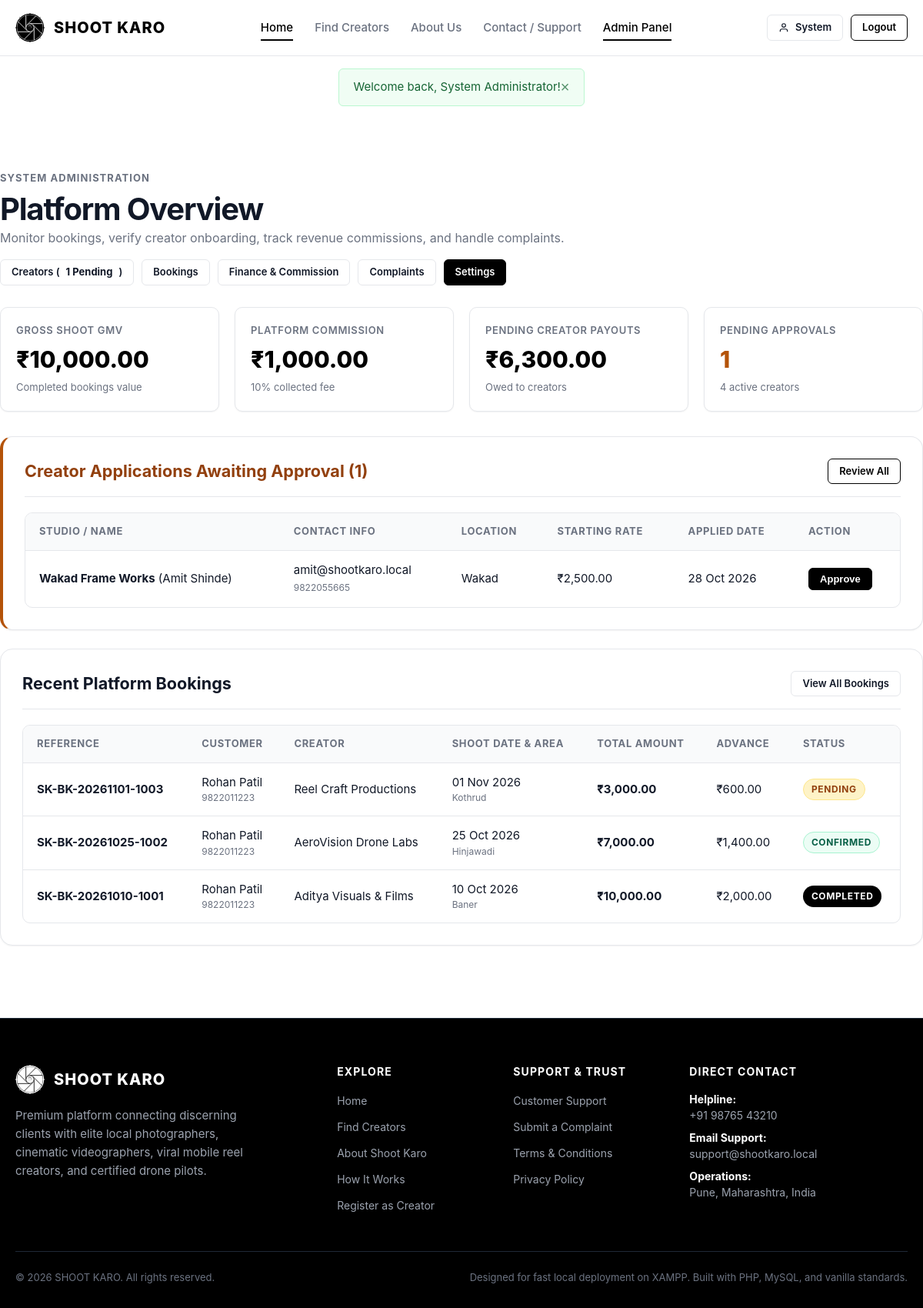
/admin/index.php (signed in), run on the app's committed database.
### tables this page shows
CREATE TABLE `creator_profiles` (
  `id` INT UNSIGNED AUTO_INCREMENT PRIMARY KEY,
  `user_id` INT UNSIGNED NOT NULL UNIQUE,
  `studio_name` VARCHAR(150) DEFAULT NULL,
  `city_id` INT UNSIGNED DEFAULT NULL,
  `area_id` INT UNSIGNED DEFAULT NULL,
  `bio` TEXT DEFAULT NULL,
  `profile_image` VARCHAR(255) DEFAULT NULL,
  `starting_price` DECIMAL(10,2) NOT NULL DEFAULT 3000.00,
  `experience_years` INT UNSIGNED DEFAULT 1,
  `portfolio_url` VARCHAR(255) DEFAULT NULL,
  `instagram_url` VARCHAR(255) DEFAULT NULL,
  `youtube_url` VARCHAR(255) DEFAULT NULL,
  `is_approved` TINYINT(1) NOT NULL DEFAULT 0,
  `is_available` TINYINT(1) NOT NULL DEFAULT 1,
  `created_at` TIMESTAMP DEFAULT CURRENT_TIMESTAMP,
  `updated_at` TIMESTAMP DEFAULT CURRENT_TIMESTAMP ON UPDATE CURRENT_TIMESTAMP,
  FOREIGN KEY (`user_id`) REFERENCES `users`(`id`) ON DELETE CASCADE,
  FOREIGN KEY (`city_id`) REFERENCES `cities`(`id`) ON DELETE SET NULL,
  FOREIGN KEY (`area_id`) REFERENCES `areas`(`id`) ON DELETE SET NULL,
  INDEX `idx_creator_approved` (`is_approved`),
  INDEX `idx_creator_available` (`is_available`),
  INDEX `idx_creator_price` (`starting_price`)
);

CREATE TABLE `users` (
  `id` INT UNSIGNED AUTO_INCREMENT PRIMARY KEY,
  `role` ENUM('customer', 'creator', 'admin') NOT NULL DEFAULT 'customer',
  `name` VARCHAR(120) NOT NULL,
  `email` VARCHAR(150) NOT NULL UNIQUE,
  `phone` VARCHAR(25) NOT NULL,
  `password_hash` VARCHAR(255) NOT NULL,
  `status` ENUM('active', 'pending', 'suspended') NOT NULL DEFAULT 'active',
  `created_at` TIMESTAMP DEFAULT CURRENT_TIMESTAMP,
  `updated_at` TIMESTAMP DEFAULT CURRENT_TIMESTAMP ON UPDATE CURRENT_TIMESTAMP,
  INDEX `idx_users_role` (`role`),
  INDEX `idx_users_status` (`status`)
);

CREATE TABLE `areas` (
  `id` INT UNSIGNED AUTO_INCREMENT PRIMARY KEY,
  `city_id` INT UNSIGNED NOT NULL,
  `name` VARCHAR(100) NOT NULL,
  `postal_code` VARCHAR(20) DEFAULT NULL,
  `is_active` TINYINT(1) NOT NULL DEFAULT 1,
  `created_at` TIMESTAMP DEFAULT CURRENT_TIMESTAMP,
  FOREIGN KEY (`city_id`) REFERENCES `cities`(`id`) ON DELETE CASCADE,
  INDEX `idx_areas_city` (`city_id`)
);

CREATE TABLE `bookings` (
  `id` INT UNSIGNED AUTO_INCREMENT PRIMARY KEY,
  `booking_reference` VARCHAR(40) NOT NULL UNIQUE,
  `customer_id` INT UNSIGNED NOT NULL,
  `creator_id` INT UNSIGNED NOT NULL,
  `city_id` INT UNSIGNED NOT NULL,
  `area_id` INT UNSIGNED NOT NULL,
  `customer_name` VARCHAR(120) NOT NULL,
  `customer_email` VARCHAR(150) NOT NULL,
  `customer_phone` VARCHAR(25) NOT NULL,
  `shoot_venue` VARCHAR(255) NOT NULL,
  `shoot_date` DATE NOT NULL,
  `shoot_time` TIME NOT NULL,
  `occasion` VARCHAR(100) NOT NULL,
  `duration_hours` INT UNSIGNED NOT NULL DEFAULT 2,
  `deliverable_type` ENUM('photos', 'video', 'both') NOT NULL DEFAULT 'both',
  `photo_count_estimate` VARCHAR(50) DEFAULT '50-100 Photos',
  `video_duration_estimate` VARCHAR(50) DEFAULT '1-3 Minutes Highlights',
  `editing_requirements` TEXT DEFAULT NULL,
  `special_instructions` TEXT DEFAULT NULL,
  `starting_price` DECIMAL(10,2) NOT NULL DEFAULT 0.00,
  `equipment_charges` DECIMAL(10,2) NOT NULL DEFAULT 0.00,
  `duration_charges` DECIMAL(10,2) NOT NULL DEFAULT 0.00,
  `total_amount` DECIMAL(10,2) NOT NULL DEFAULT 0.00,
  `advance_percentage` DECIMAL(5,2) NOT NULL DEFAULT 20.00,
  `advance_amount` DECIMAL(10,2) NOT NULL DEFAULT 0.00,
  `balance_amount` DECIMAL(10,2) NOT NULL DEFAULT 0.00,
  `status` ENUM('pending', 'accepted', 'rejected', 'confirmed', 'in_progress', 'completed', 'cancelled') NOT NULL DEFAULT 'pending',
  `payment_status` ENUM('pending', 'advance_paid', 'fully_paid', 'refunded') NOT NULL DEFAULT 'pending',
  `cancellation_reason` VARCHAR(255) DEFAULT NULL,
  `created_at` TIMESTAMP DEFAULT CURRENT_TIMESTAMP,
  `updated_at` TIMESTAMP DEFAULT CURRENT_TIMESTAMP ON UPDATE CURRENT_TIMESTAMP,
  FOREIGN KEY (`customer_id`) REFERENCES `users`(`id`),
  FOREIGN KEY (`creator_id`) REFERENCES `creator_profiles`(`id`),
  FOREIGN KEY (`city_id`) REFERENCES `cities`(`id`),
  FOREIGN KEY (`area_id`) REFERENCES `areas`(`id`),
  INDEX `idx_booking_status` (`status`),
  INDEX `idx_booking_date` (`shoot_date`),
  INDEX `idx_booking_ref` (`booking_reference`)
);

### config/app.php (called while the page is built, shortened)
<?php
function url(string $path = ''): string {
    return BASE_URL . ltrim($path, '/');
}

### admin/index.php (the view, shortened to what this page needs)
<?php
require_once dirname(__DIR__) . '/config/app.php';
require_once INCLUDES_PATH . '/functions.php';
$pdo = get_db_connection();
$totalCreators = (int) $pdo->query("SELECT COUNT(*) FROM creator_profiles cp JOIN users u ON cp.user_id = u.id WHERE cp.is_approved = 1 AND u.status = 'active'")->fetchColumn();
$pendingCreators = (int) $pdo->query("SELECT COUNT(*) FROM creator_profiles WHERE is_approved = 0")->fetchColumn();
$openComplaints = (int) $pdo->query("SELECT COUNT(*) FROM complaints WHERE status = 'open'")->fetchColumn();
$grossGmv = (float) $pdo->query("SELECT SUM(total_amount) FROM bookings WHERE status = 'completed'")->fetchColumn();
$platformCommissionEarned = (float) $pdo->query("SELECT SUM(platform_commission_amount) FROM creator_payouts WHERE payout_status = 'paid'")->fetchColumn();
$pendingPayouts = (float) $pdo->query("SELECT SUM(creator_net_amount) FROM creator_payouts WHERE payout_status = 'pending'")->fetchColumn();
$recentBookings = $pdo->query("
    SELECT
        b.*,
        cp.studio_name,
        u_cr.name as creator_name,
        c.name as city_name,
        a.name as area_name
    FROM bookings b
    JOIN creator_profiles cp ON b.creator_id = cp.id
    JOIN users u_cr ON cp.user_id = u_cr.id
    LEFT JOIN cities c ON b.city_id = c.id
    LEFT JOIN areas a ON b.area_id = a.id
    ORDER BY b.created_at DESC
    LIMIT 6
")->fetchAll();
$pendingCreatorList = $pdo->query("
    SELECT cp.*, u.name as user_name, u.email, u.phone, c.name as city_name, a.name as area_name
    FROM creator_profiles cp
    JOIN users u ON cp.user_id = u.id
    LEFT JOIN cities c ON cp.city_id = c.id
    LEFT JOIN areas a ON cp.area_id = a.id
    WHERE cp.is_approved = 0
    ORDER BY cp.created_at DESC
")->fetchAll();
require_once INCLUDES_PATH . '/header.php';
?>
<div class="container section">
  <div style="display: flex; justify-content: space-between; align-items: flex-end; margin-bottom: 28px; flex-wrap: wrap; gap: 16px;">
    <div>
      <div class="section-subtitle">System Administration</div>
      <h1>Platform Overview</h1>
      <p>Monitor bookings, verify creator onboarding, track revenue commissions, and handle complaints.</p>
    </div>
    <div style="display: flex; gap: 10px; flex-wrap: wrap;">
      <a href="<?php echo url('admin/creators.php'); ?>" class="btn btn-secondary btn-sm">
        Creators (<?php echo $pendingCreators > 0 ? "<strong>{$pendingCreators} Pending</strong>" : $totalCreators; ?>)
      </a>
      <a href="<?php echo url('admin/bookings.php'); ?>" class="btn btn-secondary btn-sm">Bookings</a>
      <a href="<?php echo url('admin/payments.php'); ?>" class="btn btn-secondary btn-sm">Finance &amp; Commission</a>
      <a href="<?php echo url('admin/complaints.php'); ?>" class="btn btn-secondary btn-sm">
        Complaints <?php if ($openComplaints > 0): ?><span class="badge badge-danger" style="margin-left: 4px;"><?php echo $openComplaints; ?></span><?php endif; ?>
      </a>
      <a href="<?php echo url('admin/settings.php'); ?>" class="btn btn-primary btn-sm">Settings</a>
    </div>
  </div>
  <div class="metric-grid">
    <div class="metric-card">
      <div class="metric-label">Gross Shoot GMV</div>
      <div class="metric-value"><?php echo format_inr($grossGmv); ?></div>
      <div class="metric-sub">Completed bookings value</div>
    </div>
    <div class="metric-card">
      <div class="metric-label">Platform Commission</div>
      <div class="metric-value"><?php echo format_inr($platformCommissionEarned); ?></div>
      <div class="metric-sub"><?php echo PLATFORM_COMMISSION_PERCENT; ?>% collected fee</div>
    </div>
    <div class="metric-card">
      <div class="metric-label">Pending Creator Payouts</div>
      <div class="metric-value"><?php echo format_inr($pendingPayouts); ?></div>
      <div class="metric-sub">Owed to creators</div>
    </div>
    <div class="metric-card">
      <div class="metric-label">Pending Approvals</div>
      <div class="metric-value" style="<?php echo $pendingCreators > 0 ? 'color: #b45309;' : ''; ?>">
        <?php echo $pendingCreators; ?>
      </div>
      <div class="metric-sub"><?php echo $totalCreators; ?> active creators</div>
    </div>
  </div>
  <?php if (!empty($pendingCreatorList)): ?>
    <div class="card" style="border-left: 4px solid #b45309;">
      <div class="card-header">
        <h3 style="margin: 0; color: #92400e;">Creator Applications Awaiting Approval (<?php echo count($pendingCreatorList); ?>)</h3>
        <a href="<?php echo url('admin/creators.php'); ?>" class="btn btn-sm btn-outline">Review All</a>
      </div>
      <div class="table-responsive">
        <table class="table">
          <thead>
            <tr>
              <th>Studio / Name</th>
              <th>Contact Info</th>
              <th>Location</th>
              <th>Starting Rate</th>
              <th>Applied Date</th>
              <th>Action</th>
            </tr>
          </thead>
          <tbody>
            <?php foreach ($pendingCreatorList as $p): ?>
              <tr>
                <td><strong><?php echo e($p['studio_name']); ?></strong> (<?php echo e($p['user_name']); ?>)</td>
                <td><?php echo e($p['email']); ?><br><span style="font-size: 0.75rem; color: var(--text-muted);"><?php echo e($p['phone']); ?></span></td>
                <td><?php echo e($p['area_name'] ?? 'Pune'); ?></td>
                <td><?php echo format_inr($p['starting_price']); ?></td>
                <td><?php echo format_date($p['created_at']); ?></td>
                <td>
                  <form action="<?php echo url('actions/admin-action.php?action=approve_creator'); ?>" method="POST" style="display: inline-block;">
                    <button type="submit" class="btn btn-primary btn-sm">Approve</button>
                  </form>
                </td>
              </tr>
            <?php endforeach; ?>
          </tbody>
        </table>
      </div>
    </div>
  <?php endif; ?>
  <div class="card">
    <div class="card-header">
      <h3 style="margin: 0;">Recent Platform Bookings</h3>
      <a href="<?php echo url('admin/bookings.php'); ?>" class="btn btn-secondary btn-sm">View All Bookings</a>
    </div>
    <div class="table-responsive">
      <table class="table">
        <thead>
          <tr>
            <th>Reference</th>
            <th>Customer</th>
            <th>Creator</th>
            <th>Shoot Date &amp; Area</th>
            <th>Total Amount</th>
            <th>Advance</th>
            <th>Status</th>
          </tr>
        </thead>
        <tbody>
          <?php foreach ($recentBookings as $rb): ?>
            <tr>
              <td><strong><?php echo e($rb['booking_reference']); ?></strong></td>
              <td>
                <?php echo e($rb['customer_name']); ?>
                <div style="font-size: 0.75rem; color: var(--text-muted);"><?php echo e($rb['customer_phone']); ?></div>
              </td>
              <td><?php echo e($rb['studio_name'] ?: $rb['creator_name']); ?></td>
              <td>
                <?php echo format_date($rb['shoot_date']); ?>
                <div style="font-size: 0.75rem; color: var(--text-muted);"><?php echo e($rb['area_name']); ?></div>
              </td>
              <td><strong><?php echo format_inr($rb['total_amount']); ?></strong></td>
              <td><?php echo format_inr($rb['advance_amount']); ?></td>
              <td><?php echo get_status_badge($rb['status']); ?></td>
            </tr>
          <?php endforeach; ?>
        </tbody>
      </table>
    </div>
  </div>
</div>
<?php require_once INCLUDES_PATH . '/footer.php'; ?>

### includes/functions.php (shortened to what this page needs)
<?php
function e(?string $value): string {
    return htmlspecialchars((string) $value, ENT_QUOTES, 'UTF-8');
}
function format_inr(float $amount): string {
    return '₹' . number_format($amount, 2);
}
function format_date(?string $datetime, string $format = 'd M Y'): string {
    $timestamp = strtotime($datetime);
    return $timestamp ? date($format, $timestamp) : 'N/A';
}
function get_flash(): array {
    $messages = $_SESSION['flash_messages'] ?? [];
    return $messages;
}
function render_flash(): string {
    $messages = get_flash();
    $html = '<div class="flash-messages-container">';
    foreach ($messages as $msg) {
        $type = e($msg['type']);
        $text = e($msg['message']);
        $html .= "<div class=\"alert alert-{$type}\" role=\"alert\">";
        $html .= "<span>{$text}</span>";
        $html .= "<button type=\"button\" class=\"alert-close\" onclick=\"this.parentElement.remove()\" aria-label=\"Close\">&times;</button>";
        $html .= "</div>";
    }
    $html .= '</div>';
    return $html;
}
function get_status_badge(string $status): string {
    $map = [
        'pending'     => 'badge-pending',
        'accepted'    => 'badge-info',
        'rejected'    => 'badge-danger',
        'confirmed'   => 'badge-success',
        'in_progress' => 'badge-primary',
        'completed'   => 'badge-completed',
        'cancelled'   => 'badge-danger',
        'active'      => 'badge-success',
        'suspended'   => 'badge-danger',
        'paid'        => 'badge-success',
        'advance_paid'=> 'badge-info',
        'fully_paid'  => 'badge-success',
        'open'        => 'badge-pending',
        'resolved'    => 'badge-success',
    ];
    $cls = $map[strtolower($status)] ?? 'badge-secondary';
    $label = ucwords(str_replace('_', ' ', $status));
    return "<span class=\"badge {$cls}\">{$label}</span>";
}

### data on the page
creator_profiles: studio_name "Wakad Frame Works", user.name "Amit Shinde", user.email "amit@shootkaro.local", user.phone "9822055665", area.name "Wakad", starting_price "₹2,500.00", created_at "28 Oct 2026"
bookings: booking_reference "SK-BK-20261101-1003", customer_name "Rohan Patil", customer_phone "9822011223", creator.studio_name "Reel Craft Productions", shoot_date "01 Nov 2026", area.name "Kothrud", total_amount "₹3,000.00", advance_amount "₹600.00", status "PENDING"
bookings: booking_reference "SK-BK-20261025-1002", customer_name "Rohan Patil", customer_phone "9822011223", creator.studio_name "AeroVision Drone Labs", shoot_date "25 Oct 2026", area.name "Hinjawadi", total_amount "₹7,000.00", advance_amount "₹1,400.00", status "CONFIRMED"
bookings: booking_reference "SK-BK-20261010-1001", customer_name "Rohan Patil", customer_phone "9822011223", creator.studio_name "Aditya Visuals & Films", shoot_date "10 Oct 2026", area.name "Baner", total_amount "₹10,000.00", advance_amount "₹2,000.00", status "COMPLETED"

### other printed values
APP_NAME "SHOOT KARO"
explode(' ', $user['name'])[0] "System"
$text "Welcome back, System Administrator!"
$pendingCreators "1"
format_inr($grossGmv) "₹10,000.00"
format_inr($platformCommissionEarned) "₹1,000.00"
PLATFORM_COMMISSION_PERCENT "10"
format_inr($pendingPayouts) "₹6,300.00"
$totalCreators "4"
count($pendingCreatorList) "1"
SUPPORT_PHONE "+91 98765 43210"
SUPPORT_EMAIL "support@shootkaro.local"
